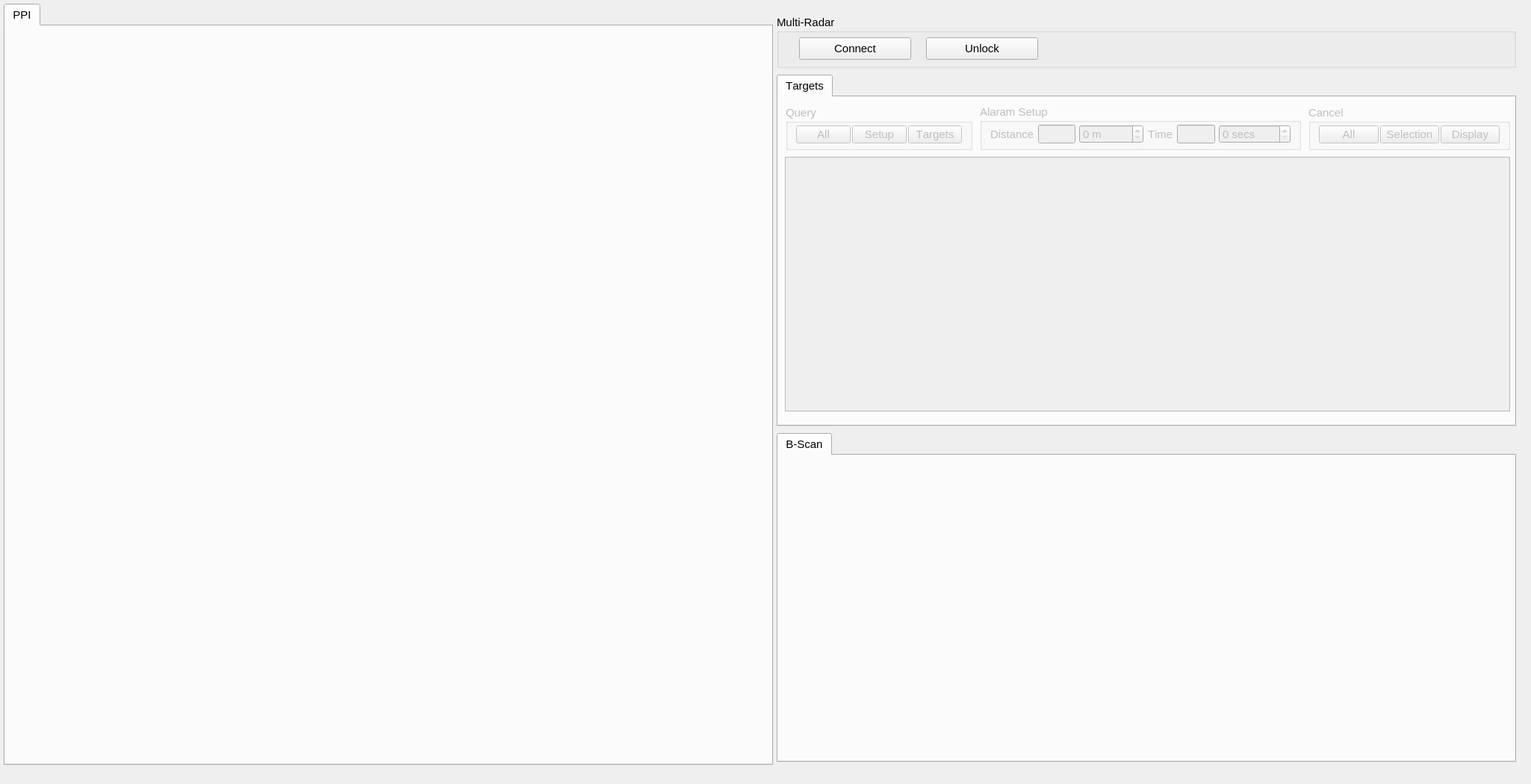
<?xml version="1.0" encoding="UTF-8"?>
<ui version="4.0">
 <class>GUIDemoClass</class>
 <widget class="QMainWindow" name="GUIDemoClass">
  <property name="windowModality">
   <enum>Qt::NonModal</enum>
  </property>
  <property name="enabled">
   <bool>true</bool>
  </property>
  <property name="geometry">
   <rect>
    <x>0</x>
    <y>0</y>
    <width>2050</width>
    <height>1050</height>
   </rect>
  </property>
  <property name="sizePolicy">
   <sizepolicy hsizetype="Fixed" vsizetype="Fixed">
    <horstretch>1</horstretch>
    <verstretch>0</verstretch>
   </sizepolicy>
  </property>
  <property name="minimumSize">
   <size>
    <width>100</width>
    <height>0</height>
   </size>
  </property>
  <property name="maximumSize">
   <size>
    <width>3000</width>
    <height>2000</height>
   </size>
  </property>
  <property name="font">
   <font>
    <family>Ubuntu</family>
    <pointsize>11</pointsize>
   </font>
  </property>
  <property name="focusPolicy">
   <enum>Qt::NoFocus</enum>
  </property>
  <property name="contextMenuPolicy">
   <enum>Qt::DefaultContextMenu</enum>
  </property>
  <property name="windowTitle">
   <string>Navico Radar SDK GUI-Demo</string>
  </property>
  <widget class="QWidget" name="centralWidget">
   <property name="sizePolicy">
    <sizepolicy hsizetype="Preferred" vsizetype="Fixed">
     <horstretch>0</horstretch>
     <verstretch>0</verstretch>
    </sizepolicy>
   </property>
   <widget class="QTabWidget" name="tabs">
    <property name="enabled">
     <bool>true</bool>
    </property>
    <property name="geometry">
     <rect>
      <x>1040</x>
      <y>100</y>
      <width>990</width>
      <height>471</height>
     </rect>
    </property>
    <property name="sizePolicy">
     <sizepolicy hsizetype="Fixed" vsizetype="Fixed">
      <horstretch>1</horstretch>
      <verstretch>1</verstretch>
     </sizepolicy>
    </property>
    <property name="minimumSize">
     <size>
      <width>100</width>
      <height>100</height>
     </size>
    </property>
    <property name="maximumSize">
     <size>
      <width>1800</width>
      <height>800</height>
     </size>
    </property>
    <property name="font">
     <font>
      <family>Ubuntu</family>
      <pointsize>11</pointsize>
      <kerning>false</kerning>
     </font>
    </property>
    <property name="currentIndex">
     <number>0</number>
    </property>
    <widget class="QWidget" name="tabTargets">
     <property name="enabled">
      <bool>false</bool>
     </property>
     <attribute name="title">
      <string>Targets</string>
     </attribute>
     <widget class="QTableWidget" name="tableTargets">
      <property name="geometry">
       <rect>
        <x>9</x>
        <y>80</y>
        <width>971</width>
        <height>341</height>
       </rect>
      </property>
      <property name="sizePolicy">
       <sizepolicy hsizetype="Fixed" vsizetype="Fixed">
        <horstretch>0</horstretch>
        <verstretch>0</verstretch>
       </sizepolicy>
      </property>
     </widget>
     <widget class="QGroupBox" name="groupTargetsCancel">
      <property name="geometry">
       <rect>
        <x>710</x>
        <y>11</y>
        <width>270</width>
        <height>60</height>
       </rect>
      </property>
      <property name="sizePolicy">
       <sizepolicy hsizetype="Fixed" vsizetype="Fixed">
        <horstretch>0</horstretch>
        <verstretch>0</verstretch>
       </sizepolicy>
      </property>
      <property name="title">
       <string>Cancel</string>
      </property>
      <layout class="QHBoxLayout" name="horizontalLayout_7">
       <property name="spacing">
        <number>2</number>
       </property>
       <property name="topMargin">
        <number>3</number>
       </property>
       <property name="bottomMargin">
        <number>6</number>
       </property>
       <item>
        <widget class="QPushButton" name="pushCancelAll">
         <property name="sizePolicy">
          <sizepolicy hsizetype="Fixed" vsizetype="Fixed">
           <horstretch>0</horstretch>
           <verstretch>0</verstretch>
          </sizepolicy>
         </property>
         <property name="maximumSize">
          <size>
           <width>100</width>
           <height>16777215</height>
          </size>
         </property>
         <property name="text">
          <string>All</string>
         </property>
        </widget>
       </item>
       <item>
        <widget class="QPushButton" name="pushCancelSelection">
         <property name="enabled">
          <bool>false</bool>
         </property>
         <property name="sizePolicy">
          <sizepolicy hsizetype="Fixed" vsizetype="Fixed">
           <horstretch>0</horstretch>
           <verstretch>0</verstretch>
          </sizepolicy>
         </property>
         <property name="maximumSize">
          <size>
           <width>100</width>
           <height>16777215</height>
          </size>
         </property>
         <property name="text">
          <string>Selection</string>
         </property>
        </widget>
       </item>
       <item>
        <widget class="QPushButton" name="pushCancelDisplay">
         <property name="sizePolicy">
          <sizepolicy hsizetype="Fixed" vsizetype="Fixed">
           <horstretch>0</horstretch>
           <verstretch>0</verstretch>
          </sizepolicy>
         </property>
         <property name="maximumSize">
          <size>
           <width>100</width>
           <height>16777215</height>
          </size>
         </property>
         <property name="text">
          <string>Display</string>
         </property>
        </widget>
       </item>
      </layout>
     </widget>
     <widget class="QGroupBox" name="groupTargetsQuery">
      <property name="geometry">
       <rect>
        <x>10</x>
        <y>11</y>
        <width>250</width>
        <height>60</height>
       </rect>
      </property>
      <property name="sizePolicy">
       <sizepolicy hsizetype="Fixed" vsizetype="Fixed">
        <horstretch>0</horstretch>
        <verstretch>0</verstretch>
       </sizepolicy>
      </property>
      <property name="title">
       <string>Query</string>
      </property>
      <layout class="QHBoxLayout" name="horizontalLayout_5">
       <property name="spacing">
        <number>2</number>
       </property>
       <property name="topMargin">
        <number>3</number>
       </property>
       <property name="bottomMargin">
        <number>6</number>
       </property>
       <item>
        <widget class="QPushButton" name="pushTargetsQueryAll">
         <property name="sizePolicy">
          <sizepolicy hsizetype="Fixed" vsizetype="Fixed">
           <horstretch>0</horstretch>
           <verstretch>0</verstretch>
          </sizepolicy>
         </property>
         <property name="maximumSize">
          <size>
           <width>100</width>
           <height>16777215</height>
          </size>
         </property>
         <property name="text">
          <string>All</string>
         </property>
        </widget>
       </item>
       <item>
        <widget class="QPushButton" name="pushTargetsQuerySetup">
         <property name="sizePolicy">
          <sizepolicy hsizetype="Fixed" vsizetype="Fixed">
           <horstretch>0</horstretch>
           <verstretch>0</verstretch>
          </sizepolicy>
         </property>
         <property name="maximumSize">
          <size>
           <width>200</width>
           <height>16777215</height>
          </size>
         </property>
         <property name="text">
          <string>Setup</string>
         </property>
        </widget>
       </item>
       <item>
        <widget class="QPushButton" name="pushTargetsQueryTargets">
         <property name="sizePolicy">
          <sizepolicy hsizetype="Fixed" vsizetype="Fixed">
           <horstretch>0</horstretch>
           <verstretch>0</verstretch>
          </sizepolicy>
         </property>
         <property name="maximumSize">
          <size>
           <width>100</width>
           <height>16777215</height>
          </size>
         </property>
         <property name="text">
          <string>Targets</string>
         </property>
        </widget>
       </item>
      </layout>
     </widget>
     <widget class="QGroupBox" name="AlaramSetupGroup">
      <property name="geometry">
       <rect>
        <x>270</x>
        <y>10</y>
        <width>430</width>
        <height>61</height>
       </rect>
      </property>
      <property name="sizePolicy">
       <sizepolicy hsizetype="Fixed" vsizetype="Fixed">
        <horstretch>0</horstretch>
        <verstretch>0</verstretch>
       </sizepolicy>
      </property>
      <property name="title">
       <string>Alaram Setup</string>
      </property>
      <layout class="QHBoxLayout" name="horizontalLayout_4">
       <property name="topMargin">
        <number>3</number>
       </property>
       <property name="bottomMargin">
        <number>6</number>
       </property>
       <item>
        <layout class="QHBoxLayout" name="horizontalLayout_2">
         <property name="spacing">
          <number>5</number>
         </property>
         <item>
          <widget class="QLabel" name="labelDangerZoneDist">
           <property name="sizePolicy">
            <sizepolicy hsizetype="Preferred" vsizetype="Minimum">
             <horstretch>0</horstretch>
             <verstretch>0</verstretch>
            </sizepolicy>
           </property>
           <property name="maximumSize">
            <size>
             <width>16777215</width>
             <height>21</height>
            </size>
           </property>
           <property name="text">
            <string>Distance</string>
           </property>
          </widget>
         </item>
         <item>
          <widget class="QLineEdit" name="editDangerZoneDist">
           <property name="enabled">
            <bool>false</bool>
           </property>
           <property name="maximumSize">
            <size>
             <width>51</width>
             <height>16777215</height>
            </size>
           </property>
           <property name="readOnly">
            <bool>true</bool>
           </property>
          </widget>
         </item>
         <item>
          <widget class="QSpinBox" name="spinDangerZoneDist">
           <property name="minimumSize">
            <size>
             <width>75</width>
             <height>0</height>
            </size>
           </property>
           <property name="keyboardTracking">
            <bool>false</bool>
           </property>
           <property name="suffix">
            <string> m</string>
           </property>
           <property name="maximum">
            <number>10000</number>
           </property>
          </widget>
         </item>
        </layout>
       </item>
       <item>
        <layout class="QHBoxLayout" name="horizontalLayout_3">
         <property name="spacing">
          <number>5</number>
         </property>
         <item>
          <widget class="QLabel" name="labelDangerZoneTime">
           <property name="sizePolicy">
            <sizepolicy hsizetype="Preferred" vsizetype="Minimum">
             <horstretch>0</horstretch>
             <verstretch>0</verstretch>
            </sizepolicy>
           </property>
           <property name="maximumSize">
            <size>
             <width>16777215</width>
             <height>21</height>
            </size>
           </property>
           <property name="text">
            <string>Time</string>
           </property>
          </widget>
         </item>
         <item>
          <widget class="QLineEdit" name="editDangerZoneTime">
           <property name="enabled">
            <bool>false</bool>
           </property>
           <property name="maximumSize">
            <size>
             <width>51</width>
             <height>16777215</height>
            </size>
           </property>
           <property name="readOnly">
            <bool>true</bool>
           </property>
          </widget>
         </item>
         <item>
          <widget class="QSpinBox" name="spinDangerZoneTime">
           <property name="minimumSize">
            <size>
             <width>80</width>
             <height>0</height>
            </size>
           </property>
           <property name="keyboardTracking">
            <bool>false</bool>
           </property>
           <property name="suffix">
            <string> secs</string>
           </property>
           <property name="maximum">
            <number>3600</number>
           </property>
          </widget>
         </item>
        </layout>
       </item>
      </layout>
     </widget>
    </widget>
   </widget>
   <widget class="QGroupBox" name="groupMultiRadar">
    <property name="enabled">
     <bool>true</bool>
    </property>
    <property name="geometry">
     <rect>
      <x>1040</x>
      <y>20</y>
      <width>990</width>
      <height>71</height>
     </rect>
    </property>
    <property name="sizePolicy">
     <sizepolicy hsizetype="Fixed" vsizetype="Fixed">
      <horstretch>0</horstretch>
      <verstretch>0</verstretch>
     </sizepolicy>
    </property>
    <property name="maximumSize">
     <size>
      <width>1200</width>
      <height>200</height>
     </size>
    </property>
    <property name="focusPolicy">
     <enum>Qt::NoFocus</enum>
    </property>
    <property name="contextMenuPolicy">
     <enum>Qt::DefaultContextMenu</enum>
    </property>
    <property name="title">
     <string>Multi-Radar</string>
    </property>
    <property name="alignment">
     <set>Qt::AlignLeading|Qt::AlignLeft|Qt::AlignTop</set>
    </property>
    <widget class="QPushButton" name="pushMultiRadarConnect">
     <property name="geometry">
      <rect>
       <x>30</x>
       <y>30</y>
       <width>150</width>
       <height>30</height>
      </rect>
     </property>
     <property name="sizePolicy">
      <sizepolicy hsizetype="Fixed" vsizetype="Fixed">
       <horstretch>0</horstretch>
       <verstretch>0</verstretch>
      </sizepolicy>
     </property>
     <property name="minimumSize">
      <size>
       <width>60</width>
       <height>20</height>
      </size>
     </property>
     <property name="maximumSize">
      <size>
       <width>200</width>
       <height>200</height>
      </size>
     </property>
     <property name="toolTip">
      <string>Connect to radar</string>
     </property>
     <property name="text">
      <string>Connect</string>
     </property>
     <property name="checkable">
      <bool>true</bool>
     </property>
    </widget>
    <widget class="QPushButton" name="pushMultiRadarUnlock">
     <property name="geometry">
      <rect>
       <x>200</x>
       <y>30</y>
       <width>150</width>
       <height>30</height>
      </rect>
     </property>
     <property name="sizePolicy">
      <sizepolicy hsizetype="Fixed" vsizetype="Fixed">
       <horstretch>0</horstretch>
       <verstretch>0</verstretch>
      </sizepolicy>
     </property>
     <property name="minimumSize">
      <size>
       <width>0</width>
       <height>20</height>
      </size>
     </property>
     <property name="maximumSize">
      <size>
       <width>200</width>
       <height>200</height>
      </size>
     </property>
     <property name="toolTip">
      <string>Attempt to unlock the selected radar</string>
     </property>
     <property name="text">
      <string>Unlock</string>
     </property>
    </widget>
   </widget>
   <widget class="QTabWidget" name="tabs_2">
    <property name="enabled">
     <bool>true</bool>
    </property>
    <property name="geometry">
     <rect>
      <x>5</x>
      <y>5</y>
      <width>1030</width>
      <height>1020</height>
     </rect>
    </property>
    <property name="sizePolicy">
     <sizepolicy hsizetype="Fixed" vsizetype="Fixed">
      <horstretch>1</horstretch>
      <verstretch>1</verstretch>
     </sizepolicy>
    </property>
    <property name="minimumSize">
     <size>
      <width>100</width>
      <height>100</height>
     </size>
    </property>
    <property name="maximumSize">
     <size>
      <width>2000</width>
      <height>2000</height>
     </size>
    </property>
    <property name="font">
     <font>
      <family>Ubuntu</family>
      <pointsize>11</pointsize>
      <kerning>false</kerning>
     </font>
    </property>
    <property name="currentIndex">
     <number>0</number>
    </property>
    <widget class="QWidget" name="tabPPI">
     <property name="enabled">
      <bool>false</bool>
     </property>
     <property name="sizePolicy">
      <sizepolicy hsizetype="Fixed" vsizetype="Fixed">
       <horstretch>0</horstretch>
       <verstretch>0</verstretch>
      </sizepolicy>
     </property>
     <property name="maximumSize">
      <size>
       <width>30000</width>
       <height>16777215</height>
      </size>
     </property>
     <attribute name="title">
      <string>PPI</string>
     </attribute>
     <layout class="QVBoxLayout" name="verticalLayout_tabPPI">
      <property name="sizeConstraint">
       <enum>QLayout::SetMinimumSize</enum>
      </property>
     </layout>
    </widget>
   </widget>
   <widget class="QTabWidget" name="tabs_3">
    <property name="enabled">
     <bool>true</bool>
    </property>
    <property name="geometry">
     <rect>
      <x>1040</x>
      <y>580</y>
      <width>990</width>
      <height>441</height>
     </rect>
    </property>
    <property name="sizePolicy">
     <sizepolicy hsizetype="Fixed" vsizetype="Fixed">
      <horstretch>1</horstretch>
      <verstretch>1</verstretch>
     </sizepolicy>
    </property>
    <property name="minimumSize">
     <size>
      <width>100</width>
      <height>100</height>
     </size>
    </property>
    <property name="maximumSize">
     <size>
      <width>1800</width>
      <height>800</height>
     </size>
    </property>
    <property name="font">
     <font>
      <family>Ubuntu</family>
      <pointsize>11</pointsize>
      <kerning>false</kerning>
     </font>
    </property>
    <property name="currentIndex">
     <number>0</number>
    </property>
    <widget class="QWidget" name="tabBScan">
     <property name="enabled">
      <bool>false</bool>
     </property>
     <attribute name="title">
      <string>B-Scan</string>
     </attribute>
     <layout class="QVBoxLayout" name="verticalLayout_tabBscan"/>
    </widget>
   </widget>
  </widget>
 </widget>
 <layoutdefault spacing="6" margin="11"/>
 <resources/>
 <connections/>
</ui>
